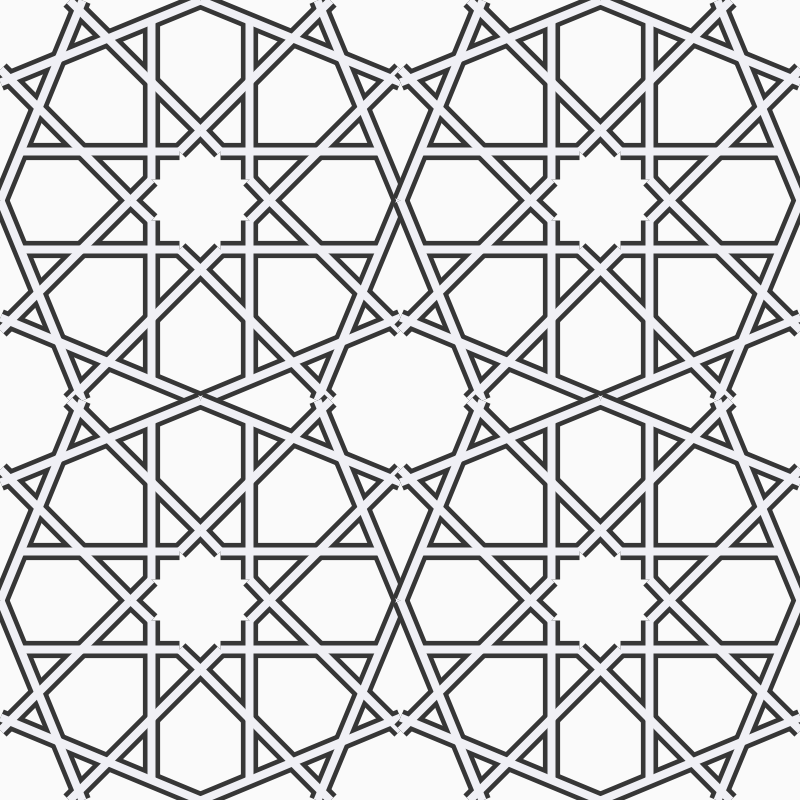
Frame 1 (no input)
Frame 2 (the mouse pressed at the canvas centre, redrawn once): identical to frame 1, image omitted

The Processing sketch that drew this single still picture (run headless with seeded random() and noise(); the mouse was pressed at the canvas centre and the sketch redrawn once):

// Processing sketch: Great_Mosque_of_Kairouan_reflected
// ── Great_Mosque_of_Kairouan_reflected.pde
int number_of_tiles = 2;
float stroke_width = 8;
void setup() {

  smooth(10);
  strokeCap(SQUARE);
  background(255);
  fill(20);
  noLoop();
  size(800, 800);
}

void draw() {

  fill(255, 0);
  background(250);
  draw_tiles(); 
//save("great_mosque_of_kairouan_reflected.jpg");

}

void draw_tiles() { 

  stroke(0, 0, 0, 40);
  strokeWeight(.6);
  float tile_size = width / number_of_tiles;
  for(int i = 0; i < number_of_tiles; i++) {
    float x = tile_size * i;
    for(int ii = 0; ii < number_of_tiles; ii++) {
      float y = tile_size * ii;
      stroke(54);
      strokeWeight(stroke_width * 2.15);
      draw_tile(x, y, tile_size);
      stroke(240,240,245);
      strokeWeight(stroke_width);
      draw_tile(x, y, tile_size);
    }
  }
}

void draw_tile(float x, float y, float tile_size) {
      
  // let's try drawing the single 
  // top left quadrant
  // of the overall tile 4-quadrant
  // tile and transform and reflect 
  // it around for perfect symmetry
        
  // draw grid lines
  int radius        = int(tile_size / 2);
  float a_angle     = 22.5; 
  float n_length    = radius * tan(radians(a_angle));

  float inner_width = radius * .245;
  float diagonal_offset = inner_width / sin(radians(45));
  float push_it     = tan(radians(a_angle)) * inner_width;

  int scale_x = 1;
  int scale_y = 1;

  /*_________________
    |       |       |
    |   1   |   2   |
    |_______|_______|
    |       |       |
    |   4   |   3   |
    |_______|_______|
   */

  for(int quadrant_x = 0; quadrant_x < 2; quadrant_x++) {
    
    for(int quadrant_y = 0; quadrant_y < 2; quadrant_y++) {

      pushMatrix();
      if(quadrant_x == 0) {
        
        // left side
        if(quadrant_y == 0) {

          // quadrant 1
          // left top
          
          translate(x, y);
          
        } else {
          
          // quadrant 4
          // left bottom
          
          translate(x, y + tile_size);
          fill(0, 255, 0);
          scale_x = 1;
          scale_y = -1;
        }
      } else {

        // right side
        if(quadrant_y == 0) {

          // quadrant 3
          // right bottom

          translate(x + tile_size, y + tile_size);
          scale_x = -1;
          scale_y = -1;
        } else {
          
          // quadrant 2
          // right top

          translate(x + tile_size, y);
          scale_x = -1;
          scale_y = 1;
        }
      }
      
      scale(scale_x, scale_y);

      line(radius - inner_width, 0 + push_it, radius - inner_width, radius - push_it);
      line(0 + push_it, radius - inner_width, radius - push_it, radius - inner_width);
    
      // draw second set of dividing 
      // lines crossing thru center
      
//    line(0, radius - n_length, radius, radius);
//    line(radius - n_length, 0, radius, radius);
    
      // draw skewed perimeter lines
      line(radius, 0, 0, 0 + n_length);
      line(0, radius, 0 + n_length, 0);
      
      // draw diagonal lines
      line(diagonal_offset, 0, radius, radius - inner_width - push_it);
      line(0, diagonal_offset, radius - diagonal_offset, radius);
      
      // draw short little lines to complete central shape
      line(radius - inner_width - push_it, radius, radius - inner_width, radius - push_it);
      line(radius -  push_it, radius - inner_width, radius, radius - inner_width - push_it);
      popMatrix();
    }
  }
}

void keyPressed() {
  
  if (key == 'x') {
    stroke_width = stroke_width + .25;
  }
  if(key == 'z') {
    stroke_width = stroke_width - .25;
  }

  if (key == '.') {
    number_of_tiles++;
  }
  if(key == ',') {
    number_of_tiles--;
  }
  number_of_tiles = constrain(number_of_tiles, 1, 10);
  stroke_width = constrain(stroke_width, .25, 20);
  redraw();
}
